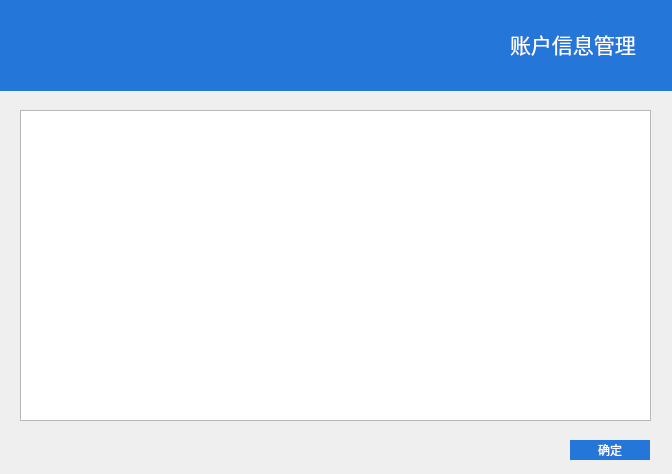
<?xml version="1.0" encoding="UTF-8"?>
<ui version="4.0">
 <class>configDialog</class>
 <widget class="QDialog" name="configDialog">
  <property name="geometry">
   <rect>
    <x>0</x>
    <y>0</y>
    <width>672</width>
    <height>474</height>
   </rect>
  </property>
  <property name="minimumSize">
   <size>
    <width>672</width>
    <height>474</height>
   </size>
  </property>
  <property name="maximumSize">
   <size>
    <width>672</width>
    <height>474</height>
   </size>
  </property>
  <property name="windowTitle">
   <string>账户信息管理</string>
  </property>
  <widget class="QTableView" name="tableView">
   <property name="geometry">
    <rect>
     <x>20</x>
     <y>110</y>
     <width>631</width>
     <height>311</height>
    </rect>
   </property>
   <property name="selectionBehavior">
    <enum>QAbstractItemView::SelectRows</enum>
   </property>
  </widget>
  <widget class="QPushButton" name="pushButton">
   <property name="geometry">
    <rect>
     <x>570</x>
     <y>440</y>
     <width>80</width>
     <height>20</height>
    </rect>
   </property>
   <property name="styleSheet">
    <string notr="true">color:white;background-color: rgb(36, 118, 217);border-style: solid</string>
   </property>
   <property name="text">
    <string>确定</string>
   </property>
  </widget>
  <widget class="QLabel" name="label">
   <property name="geometry">
    <rect>
     <x>-20</x>
     <y>0</y>
     <width>701</width>
     <height>91</height>
    </rect>
   </property>
   <property name="styleSheet">
    <string notr="true">background-color: rgb(36, 118, 217);</string>
   </property>
   <property name="text">
    <string/>
   </property>
  </widget>
  <widget class="QLabel" name="label_2">
   <property name="geometry">
    <rect>
     <x>450</x>
     <y>20</y>
     <width>48</width>
     <height>48</height>
    </rect>
   </property>
   <property name="text">
    <string/>
   </property>
   <property name="pixmap">
    <pixmap resource="icon.qrc">:/Icon/Icon/config-white-48.png</pixmap>
   </property>
  </widget>
  <widget class="QLabel" name="label_3">
   <property name="geometry">
    <rect>
     <x>510</x>
     <y>20</y>
     <width>141</width>
     <height>48</height>
    </rect>
   </property>
   <property name="font">
    <font>
     <family>黑体</family>
     <pointsize>16</pointsize>
    </font>
   </property>
   <property name="styleSheet">
    <string notr="true">color:white;background-color: rgb(36, 118, 217);border-style: solid</string>
   </property>
   <property name="text">
    <string>账户信息管理</string>
   </property>
  </widget>
 </widget>
 <resources>
  <include location="icon.qrc"/>
 </resources>
 <connections/>
</ui>
